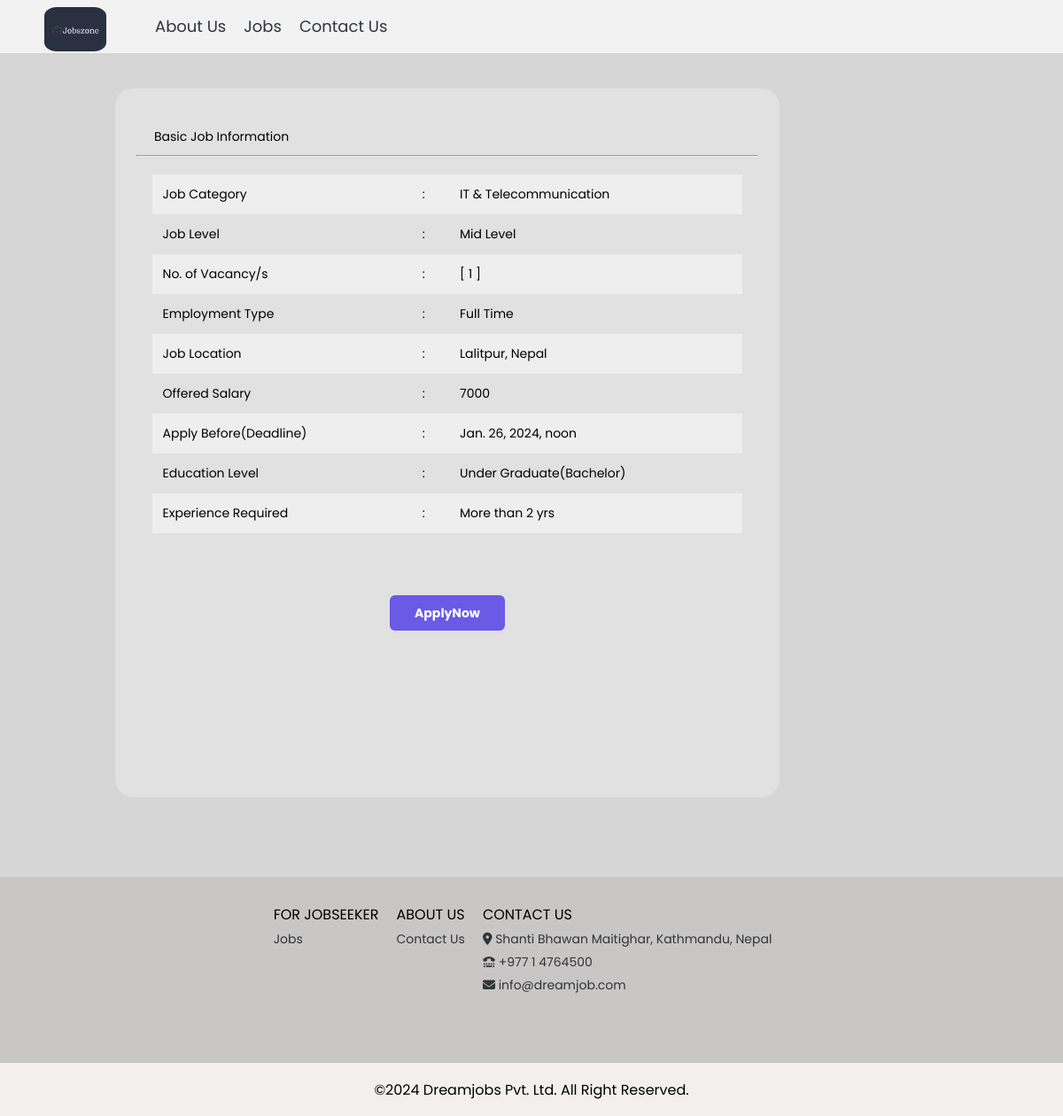
The app's page /inside1/ (signed in) with its own data.
### home1/models.py (models this page shows)
class Job_information(models.Model):
  Job_Category=models.CharField(max_length=100)
  Job_Level=models.CharField(max_length=100)
  Job_Type=models.CharField(max_length=100)
  Job_Location=models.CharField(max_length=100,)
  Job_Vacanys=models.IntegerField()
  Job_Salary=models.IntegerField()
  Job_Deadline=models.DateTimeField()
  Job_Educationlevel=models.CharField(max_length=100)
  Job_Experience=models.CharField(max_length=100)

### home1/views.py (the view)
# urls.py: path('inside1/',views.inside1,name="inside1"),
@login_required(login_url='loginn')
def inside1(request):
   jobgara=Job_information.objects.all()
   context={'jobgara':jobgara}
   return render(request,'index/cedargates.html',context)

### templates/index/cedargates.html (shortened to what this page needs)
{% load static %}
<!DOCTYPE html>
<html lang="en">
<head>
    <link rel="stylesheet" href="{% static 'home1/greencodes.css' %}">
    <link rel="stylesheet" href="https://cdnjs.cloudflare.com/ajax/libs/font-awesome/6.5.1/css/all.min.css"
 />
</head>
<body>
    <header>
        <div class="navbar">
            <div class="first">
                <a href="{% url 'home' %}"><div class="logo"></div></a>
                <div class="nav-items">
                    <ul>
                        <li><a href="{% url 'about' %}">About Us</a></li>
                        <li><a href="{% url 'jobs' %}">Jobs</a></li>
                        <li><a href="{% url 'contact' %}">Contact Us</a></li>
                    </ul>
                </div>
            </div>
    </header>
    <div class="big-container">
        <div class="bothinone">
            <div class="second-container" style="height: 800px; margin-top: 100px;" >
                <div class="job-information">
                    <p class="job-info">
                        Basic Job Information
                    </p>
                    {% for jobgaraa in jobgara %}
                    <table class="table-data">
                        <tr>
                            <td>Job Category </td>
                            <td>:</td>
                            <td>{{jobgaraa.Job_Category}}</td>
                        </tr>
                        <tr>
                            <td>Job Level </td>
                            <td>:</td>
                            <td>{{jobgaraa.Job_Level}}</td>
                        </tr>
                        <tr>
                            <td>No. of Vacancy/s </td>
                            <td>:</td>
                            <td>[ {{jobgaraa.Job_Vacanys}} ]
                            </td>
                        </tr>
                        <tr>
                            <td>Employment Type </td>
                            <td>:</td>
                            <td>{{jobgaraa.Job_Type}}
                            </td>
                        </tr>
                        <tr>
                            <td>Job Location </td>
                            <td>:</td>
                            <td>Lalitpur, Nepal
                            </td>
                        </tr>
                        <hr>
                        <tr>
                            <td> Offered Salary </td>
                            <td>:</td>
                            <td>
                                {{jobgaraa.Job_Salary}}
                            </td>
                        </tr>
                        <tr>
                            <td>Apply Before(Deadline) </td>
                            <td>:</td>
                            <td>{{jobgaraa.Job_Deadline}}
                            </td>
                        </tr>
                        <tr>
                            <td>Education Level </td>
                            <td>:</td>
                            <td>{{jobgaraa.Job_Educationlevel}}
                            </td>
                        </tr>
                        <tr>
                            <td>Experience Required </td>
                            <td>:</td>
                            <td>{{jobgaraa.Job_Experience}}
                            </td>
                        </tr>
                    </table>
                    {% endfor %}
                </div>
                <div class="button">
                    <button class="btn"><a href="{% url 'apply' %}" style=" text-decoration: none; color:white;
                        ">ApplyNow</button></a></div>
            </div>
        </div>
    </div>
    <footer>
        <div class="foot-panel1">
            <ul>
                <p>FOR JOBSEEKER</p>
                <a href="#">Jobs</a>
            </ul>
            <ul>
                <p>ABOUT US </p>
                <a href="#">Contact Us</a>
            </ul>
            <ul>
                <p>CONTACT US</p>
                <a href="#"><i class="fa-solid fa-location-dot"></i> Shanti Bhawan Maitighar, Kathmandu, Nepal</a>
                <a href="#"><i class="fa-solid fa-tty"></i> +977 1 4764500</a>
                <a href="#"><i class="fa-solid fa-envelope"></i> info@dreamjob.com</a>
            </ul>
        </div>
        <div class="foot-panel3">
            <div class="copyright">
                ©2024 Dreamjobs Pvt. Ltd. All Right Reserved.
            </div>
        </div>
    </footer>
</body>
</html>

### static/home1/greencodes.css (style rules this page uses)
* { margin: 0px; padding: 0px; box-sizing: border-box; font-family: 'Poppins', sans-serif; }
body { background-color: #d6d6d6; }
.navbar { display: flex; background-color: #f2f2f2; height: 60px; justify-content: space-between; align-items: center; position: fixed; width: 100%; top: 0; z-index: 100; }
.first { display: flex; }
.logo { background-image: url("../home1/images/jobszone2.png"); height: 50px; width: 70px; background-size: cover; border-radius: 20%; align-items: center; justify-content: center; margin-top: 5px; margin-left: 50px; }
.nav-items { display: flex; justify-content: center; align-items: center; margin-left: 45px; }
.nav-items ul { display: flex; }
.nav-items ul li a { text-decoration: none; color: #2f3539; font-size: 18px; }
.nav-items ul li { list-style-type: none; display: inline-block; padding: 8px 10px; position: relative; }
.nav-items ul li::after { content: ''; width: 0%; height: 2px; background-color: #6a5ae6; display: block; margin: auto; transition: 0.5s; }
.second-container { background-color: rgb(226, 225, 225); width: 750px; height: 1300px; border-radius: 20px; padding: 24px; margin-top: 20px; margin-left: 130px; }
.job-info { padding: 0 20px; font-size: 14px; margin-top: 20px; margin-bottom: 10px; }
.table-data { padding: 0 20px; width: 95%; margin: auto; margin-top: 20px; font-size: 14px; border-collapse: collapse; border: none; }
tr { font-size: 14px; height: 20px; width: 100%; padding: 12px; }
tr:nth-child(odd) { background-color: #eeeeee; }
td { padding: 12px; }
.button { display: flex; align-items: center; justify-content: center; }
.btn { background-color: #6a5ae6; color: white; font-size: 14px; font-weight: 700; border: none; border-radius: 6px; align-self: center; margin-top: 70px; height: 40px; width: 130px; align-self: center; }
.big-container { display: flex; }
hr { margin-bottom: 10px; }
.foot-panel1 { color: black; height: 210px; width: 100%; background-color: #c9c6c6; display: flex; justify-content: center; margin-top: 90px; }
.foot-panel1 ul { margin-top: 30px; margin-right: 20px; }
.foot-panel1 ul a { margin-top: 5px; display: block; text-decoration: none; color: #2f3539; font-size: 14px; }
.foot-panel3 { height: 60px; background-color: #f3efef; color: balck; display: flex; justify-content: center; align-items: center; }

### records on screen
Job_information: Job_Category "IT & Telecommunication", Job_Level "Mid Level", Job_Vacanys "1", Job_Type "Full Time", Job_Salary "7000", Job_Deadline "Jan. 26, 2024, noon", Job_Educationlevel "Under Graduate(Bachelor)", Job_Experience "More than 2 yrs"
